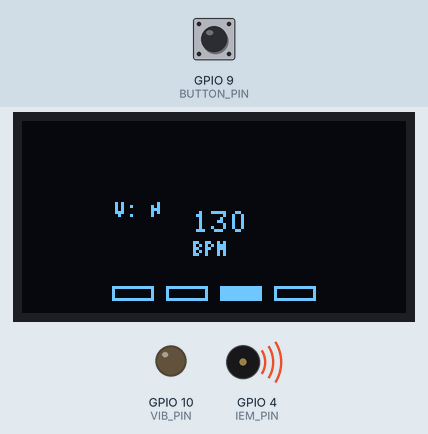
Recording of a program running on a simulated ESP32-C3. Shown: 128×64 one-colour display, output pins drawn as LEDs (lit = HIGH), buzzer (waves = sounding). The inputs (shaded band) are chosen by the test bench; at power-on: GPIO 9 (BUTTON_PIN) LOW.

Above: at 1.2 s.
1.3 s: GPIO 9 (BUTTON_PIN) pulled HIGH for 0.15 s
At 1.85 s:
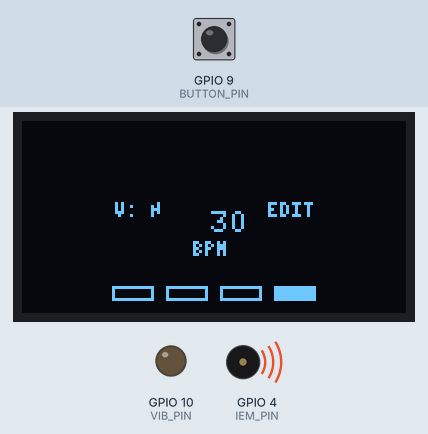
2.0 s: GPIO 9 (BUTTON_PIN) pulled HIGH for 1 s
At 2.59 s:
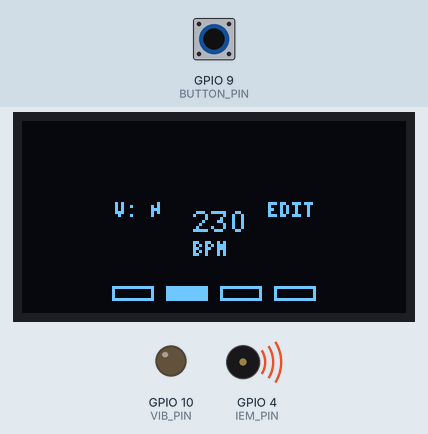
3.6 s: GPIO 9 (BUTTON_PIN) pulled HIGH for 0.15 s
At 4.23 s:
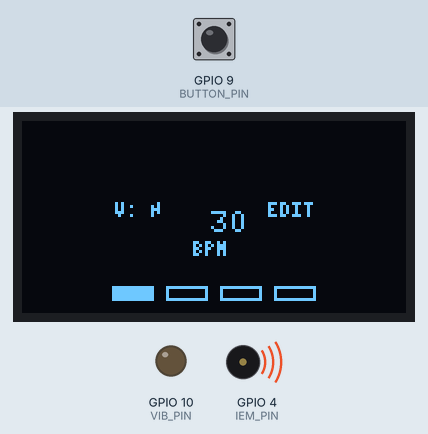
4.3 s: GPIO 9 (BUTTON_PIN) pulled HIGH for 1 s
At 4.57 s:
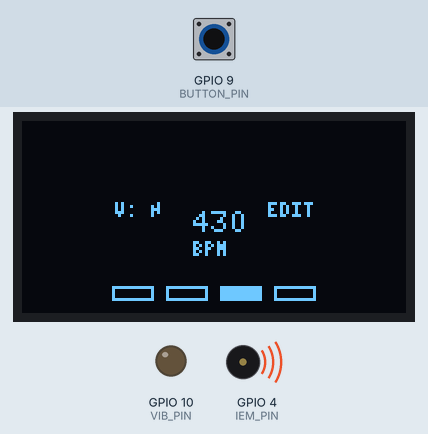
Timing chart, 0 to 6.9 s (numbered marks = the images above; inputs shaded):
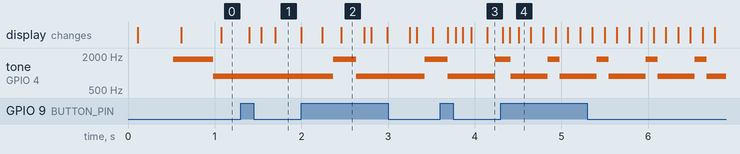

Measured:
- after the input at 1.3 s, the display: first changes after 0.10 s (image 1 shows a later state)
- by itself, tone on GPIO 4 (IEM_PIN): alternates 1760 Hz for 0.14 s and 880 Hz for 0.42 s

The program:

main.cpp
```cpp
#include <Arduino.h>
#include <U8g2lib.h>

#define OLED_SDA 5
#define OLED_SCL 6
#define OLED_RESET U8X8_PIN_NONE
U8G2_SSD1306_128X64_NONAME_F_HW_I2C u8g2(U8G2_R0, OLED_RESET, OLED_SCL, OLED_SDA);

const int OLED_VISIBLE_W = 72;
const int OLED_VISIBLE_H = 40;
const int OLED_X_OFFSET = 30;
const int OLED_Y_OFFSET = 12;

#define BUTTON_PIN 9
#define IEM_PIN    4
#define VIB_PIN    10

// loudness, from 1 to 255
#define Loud1    2
#define Loud2    1

const int IEM_LEDC_CHANNEL = 0;
const int IEM_LEDC_FREQ_RES = 8;
const int IEM_LEDC_BASE_FREQ = 2000;
volatile int bpm = 130;
const int BPM_MIN = 30;
const int BPM_MAX = 999;
const int BEATS_PER_BAR = 4;
unsigned long lastBeatMillis = 0;
int beatIndex = 0;
const unsigned long CLICK_LEN_MS = 60;
const int TAP_BUF_SIZE = 6;
unsigned long tapTimes[TAP_BUF_SIZE];
int tapIdx = 0;
int tapCount = 0;
unsigned long lastTapMillis = 0;
unsigned long btnPressStart = 0;
bool btnPrev = HIGH;
bool editing = false;
int editDigit = 0;
unsigned long editLastInteraction = 0;
const unsigned long EDIT_ADVANCE_MS = 5000;
bool vibMode = false;
const unsigned long VIB_PULSE_MS = 50;

int computeBPMfromTaps() {
  int valid = min(tapCount, TAP_BUF_SIZE);
  if (valid < 2) return -1;
  unsigned long total = 0; int n = 0;
  for (int i = 0; i < valid - 1; ++i) {
    int a = (tapIdx - 1 - i + TAP_BUF_SIZE) % TAP_BUF_SIZE;
    int b = (tapIdx - 2 - i + TAP_BUF_SIZE) % TAP_BUF_SIZE;
    unsigned long dt = tapTimes[a] - tapTimes[b];
    if (dt > 0) { total += dt; n++; }
  }
  if (!n) return -1;
  unsigned long avg = total / n;
  return (avg ? (int)round(60000.0 / avg) : -1);
}

void playIEMClick(bool isDownbeat) {
  int freq = isDownbeat ? 1760 : 880;
  int volume = isDownbeat ? Loud1 : Loud2;

  ledcWriteTone(IEM_LEDC_CHANNEL, freq);
  ledcWrite(IEM_LEDC_CHANNEL, volume);
  delay(CLICK_LEN_MS);
  ledcWrite(IEM_LEDC_CHANNEL, 0);
}


void vibratePulse() {
  digitalWrite(VIB_PIN, HIGH);
  delay(VIB_PULSE_MS);
  digitalWrite(VIB_PIN, LOW);
}

void handleTap(unsigned long now) {
  tapTimes[tapIdx] = now;
  tapIdx = (tapIdx + 1) % TAP_BUF_SIZE;
  tapCount = min(tapCount + 1, TAP_BUF_SIZE);
  lastTapMillis = now;

  int newBpm = computeBPMfromTaps();
  if (newBpm > 0) bpm = newBpm;
}

void enterEditMode() {
  editing = true;
  editDigit = 0;
  editLastInteraction = millis();
}

void incrementEditDigitValue() {
  int place = (editDigit == 0) ? 100 : (editDigit == 1 ? 10 : 1);
  int digit = (bpm / place) % 10;
  digit = (digit + 1) % 10;
  bpm = bpm - ((bpm / place) % 10) * place + digit * place;
  bpm = constrain(bpm, BPM_MIN, BPM_MAX);
  editLastInteraction = millis();
}

void drawOLED() {
  u8g2.clearBuffer();
  u8g2.setFont(u8g2_font_4x6_tr);

  u8g2.drawStr(OLED_X_OFFSET + 1, OLED_Y_OFFSET + 20, vibMode ? "V: Y" : "V: N");

  char buf[12];
  snprintf(buf, sizeof(buf), "%03d", bpm);
  u8g2.setFont(u8g2_font_6x12_tr);
  int strWidth = u8g2.getStrWidth(buf);
  int bpmX = OLED_X_OFFSET + (OLED_VISIBLE_W - strWidth) / 2;
  int bpmY = OLED_Y_OFFSET + 25;

  static unsigned long lastBlink = 0;
  static bool blinkState = true;
  unsigned long now = millis();
  if (now - lastBlink > 500) {
    blinkState = !blinkState;
    lastBlink = now;
  }

  for (int i = 0; i < 3; i++) {
    char c[2] = { buf[i], 0 };
    int charWidth = u8g2.getStrWidth(c);
    int charX = bpmX + u8g2.getStrWidth(buf) / 3 * i;

    if (i == 1) charX += 1;
    if (i == 2) charX += 2;

    bool hide = (editing && i == editDigit && !blinkState);
    if (!hide) {
      u8g2.drawStr(charX, bpmY, c);
    }
  }

  u8g2.setFont(u8g2_font_4x6_tr);
  u8g2.drawStr(OLED_X_OFFSET + (OLED_VISIBLE_W / 2) - 9, bpmY + 8, "BPM");

  int startX = OLED_X_OFFSET;
  int y = OLED_Y_OFFSET + 48;
  for (int i = 0; i < BEATS_PER_BAR; i++) {
    int bx = startX + i * 18;
    if (i == beatIndex) u8g2.drawBox(bx, y - 5, 14, 5);
    else u8g2.drawFrame(bx, y - 5, 14, 5);
  }

  if (editing) {
    u8g2.drawStr(OLED_X_OFFSET + OLED_VISIBLE_W - 20, OLED_Y_OFFSET + 20, "EDIT");
  }

  u8g2.sendBuffer();
}


void setup() {
  Serial.begin(115200);
  pinMode(BUTTON_PIN, INPUT_PULLDOWN);
  pinMode(VIB_PIN, OUTPUT);
  digitalWrite(VIB_PIN, LOW);

  ledcSetup(IEM_LEDC_CHANNEL, IEM_LEDC_BASE_FREQ, IEM_LEDC_FREQ_RES);
  ledcAttachPin(IEM_PIN, IEM_LEDC_CHANNEL);
  ledcWriteTone(IEM_LEDC_CHANNEL, 0);

  u8g2.begin();
  u8g2.setContrast(255);
  u8g2.setBusClock(400000);

  u8g2.clearBuffer();
  u8g2.setFont(u8g2_font_4x6_tr);
  u8g2.drawStr(OLED_X_OFFSET, OLED_Y_OFFSET + 10, "Metronome ready");
  u8g2.sendBuffer();
}

void loop() {
  unsigned long now = millis();

static bool btnPrev = HIGH;
static unsigned long btnPressStart = 0;

bool btn = digitalRead(BUTTON_PIN);

if (btnPrev == HIGH && btn == LOW) {
  btnPressStart = now;
}

if (btnPrev == LOW && btn == HIGH) {
  unsigned long held = now - btnPressStart;

  if (held < 600) {
    if (editing)
      incrementEditDigitValue();
    else
      handleTap(now);

  } else if (held >= 4000) {
    vibMode = !vibMode;

  } else if (held >= 1000 && held < 4000) {
    enterEditMode();
  }
}

btnPrev = btn;


  if (editing && (now - editLastInteraction) > EDIT_ADVANCE_MS) {
    editDigit++;
    if (editDigit > 2) editing = false;
    else editLastInteraction = now;
  }

  if (tapCount > 0 && (now - lastTapMillis) > 4000) { tapCount = 0; tapIdx = 0; }

  static unsigned long nextBeat = 0;
  if (nextBeat == 0) nextBeat = now + (60000 / bpm);
  if (now >= nextBeat) {
    bool downbeat = (beatIndex == 0);
    if (vibMode) vibratePulse();
    playIEMClick(downbeat);
    beatIndex = (beatIndex + 1) % BEATS_PER_BAR;
    nextBeat = now + (60000 / bpm);
  }

  static unsigned long lastUI = 0;
  if (now - lastUI > 80) { drawOLED(); lastUI = now; }

  delay(5);
}
```
